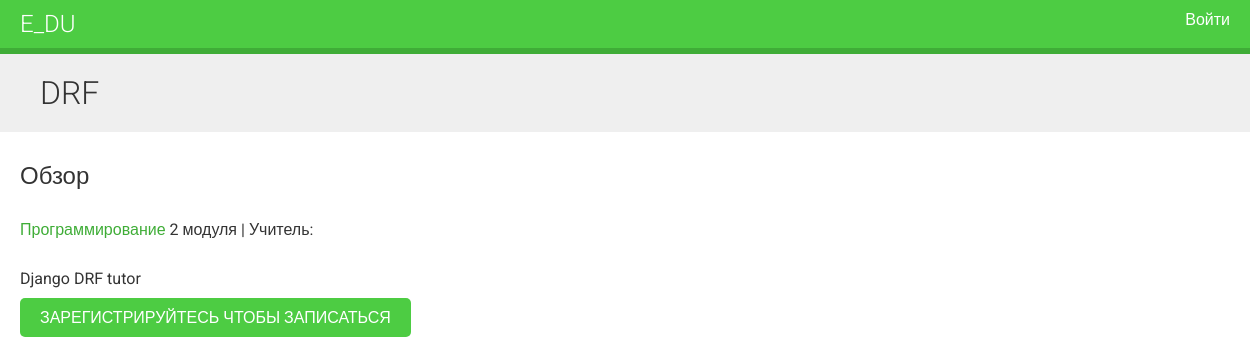
The page /course/drf/ on the database its author committed.
### courses/models.py (models this page shows, shortened)
class Course(models.Model):
    owner = models.ForeignKey(
        User, related_name='courses_created', on_delete=models.CASCADE)
    subject = models.ForeignKey(
        Subject, related_name='courses', on_delete=models.CASCADE)
    title = models.CharField(max_length=200)
    slug = models.SlugField(max_length=200, unique=True)
    overview = models.TextField()
    created = models.DateTimeField(auto_now_add=True)
    students = models.ManyToManyField(
        User, related_name='courses_joined', blank=True)
    class Meta:
        ordering = [
            '-created',
        ]

class Subject(models.Model):
    title = models.CharField(max_length=200)
    slug = models.SlugField(max_length=200, unique=True)
    class Meta:
        ordering = [
            'title',
        ]

### courses/views.py (the view)
# urls.py: path('<slug:slug>/', views.CourseDetailView.as_view(), name='course_detail'),
class CourseDetailView(DetailView):
    model = Course
    template_name = 'courses/course/detail.html'
    def get_context_data(self, **kwargs):
        context = super().get_context_data(**kwargs)
        context['enroll_form'] = CourseEnrollForm(
            initial={'course': self.object})
        return context

### courses/templatetags/course.py (called while the page is built)
@register.filter
def ru_plural(value, variants):
    variants = variants.split(',')
    value = abs(int(value))
    if value % 10 == 1 and value % 100 != 11:
        variant = 0
    elif value % 10 >= 2 and value % 10 <= 4 and (value % 100 < 10 or value % 100 >= 20):
        variant = 1
    else:
        variant = 2
    return variants[variant]

### courses/templates/courses/course/detail.html (shortened to what this page needs)
{% extends 'base.html' %}
{% load course %}
{% block content %}
    {% with subject=object.subject %}
        <h1>
            {{ object.title }}
        </h1>
        <div class="module">
            <h2>Обзор</h2>
            <p>
                <a href="{% url 'course_list_subject' subject.slug %}">
                    {{ subject.title }}
                </a>
                {{ object.modules.count }} {{ object.modules.count|ru_plural:"модуль,модуля,модулей" }} |
                Учитель: {{ object.owner.get_full_name }}
            </p>
            {{ object.overview|linebreaks }}
            {% if request.user.is_authenticated %}
                <form action="{% url 'student_enroll_course' %}" method="post">
                    {% csrf_token %}
                    {{ enroll_form }}
                    <input type="submit" value="Записаться">
                </form>
            {% else %}
                <a href="{% url 'student_registration' %}" class="button">
                    Зарегистрируйтесь чтобы записаться
                </a>
            {% endif %}
        </div>
    {% endwith %}
{% endblock  %}

### courses/static/css/base.css (style rules this page uses)
body { margin:0; font-family:'Roboto', sans-serif; font-weight:400; color:#333; }
a { color:#3fad37; text-decoration:none; }
h1, h2, h3, h4, h5, h6 { font-family:'Roboto', sans-serif; font-weight:300; }
h1 { background:#efefef; width:100%; overflow:auto; padding:20px 0 20px 40px; margin:0; }
.module { padding:10px 20px; float:left; width:600px; }
.module p { margin:10px 0 20px; width:100%; float:left; }
input[type=submit], a.button { border-radius:5px; background:#4dcc43; color:#fff; font-size:16px; text-transform:uppercase; border:none; padding:10px 20px; margin:20px 0; }

### rows shown on the page
Course: title "DRF", modules.count "2", modules.count|ru_plural "модуля", overview "Django DRF tutor"
Subject: title "Программирование"
